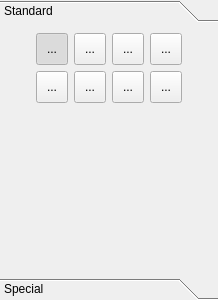
<?xml version="1.0" encoding="UTF-8"?>
<ui version="4.0">
 <class>MainToolBox</class>
 <widget class="QWidget" name="MainToolBox">
  <property name="geometry">
   <rect>
    <x>0</x>
    <y>0</y>
    <width>218</width>
    <height>300</height>
   </rect>
  </property>
  <property name="windowTitle">
   <string>Form</string>
  </property>
  <layout class="QHBoxLayout" name="horizontalLayout">
   <property name="spacing">
    <number>6</number>
   </property>
   <property name="margin">
    <number>0</number>
   </property>
   <item>
    <widget class="QToolBox" name="mainToolBox">
     <property name="sizePolicy">
      <sizepolicy hsizetype="Minimum" vsizetype="Preferred">
       <horstretch>0</horstretch>
       <verstretch>0</verstretch>
      </sizepolicy>
     </property>
     <property name="frameShape">
      <enum>QFrame::NoFrame</enum>
     </property>
     <property name="frameShadow">
      <enum>QFrame::Plain</enum>
     </property>
     <property name="currentIndex">
      <number>0</number>
     </property>
     <property name="tabSpacing">
      <number>2</number>
     </property>
     <widget class="QWidget" name="standardPage">
      <property name="geometry">
       <rect>
        <x>0</x>
        <y>0</y>
        <width>218</width>
        <height>244</height>
       </rect>
      </property>
      <attribute name="icon">
       <iconset>
        <normaloff>:icons/standard.png</normaloff>:icons/standard.png</iconset>
      </attribute>
      <attribute name="label">
       <string>Standard</string>
      </attribute>
      <layout class="QGridLayout" name="gridLayout">
       <item row="1" column="0">
        <spacer name="verticalSpacer">
         <property name="orientation">
          <enum>Qt::Vertical</enum>
         </property>
         <property name="sizeHint" stdset="0">
          <size>
           <width>20</width>
           <height>40</height>
          </size>
         </property>
        </spacer>
       </item>
       <item row="0" column="0">
        <layout class="QGridLayout" name="toolBoxGrid">
         <item row="0" column="0">
          <widget class="QToolButton" name="cursorToolButton">
           <property name="minimumSize">
            <size>
             <width>32</width>
             <height>32</height>
            </size>
           </property>
           <property name="toolTip">
            <string>Selection Cursor</string>
           </property>
           <property name="text">
            <string>...</string>
           </property>
           <property name="icon">
            <iconset>
             <normaloff>:icons/cursor.png</normaloff>:icons/cursor.png</iconset>
           </property>
           <property name="checkable">
            <bool>true</bool>
           </property>
           <property name="checked">
            <bool>true</bool>
           </property>
           <attribute name="buttonGroup">
            <string>standardToolBoxButtonGroup</string>
           </attribute>
          </widget>
         </item>
         <item row="0" column="1">
          <widget class="QToolButton" name="squareToolButton">
           <property name="minimumSize">
            <size>
             <width>32</width>
             <height>32</height>
            </size>
           </property>
           <property name="toolTip">
            <string>Square or Rectangle</string>
           </property>
           <property name="text">
            <string>...</string>
           </property>
           <property name="icon">
            <iconset resource="../icons/icons.qrc">
             <normaloff>:/icons/square.png</normaloff>:/icons/square.png</iconset>
           </property>
           <property name="checkable">
            <bool>true</bool>
           </property>
           <attribute name="buttonGroup">
            <string>standardToolBoxButtonGroup</string>
           </attribute>
          </widget>
         </item>
         <item row="0" column="2">
          <widget class="QToolButton" name="diamondToolButton">
           <property name="minimumSize">
            <size>
             <width>32</width>
             <height>32</height>
            </size>
           </property>
           <property name="toolTip">
            <string>Diamond</string>
           </property>
           <property name="text">
            <string>...</string>
           </property>
           <property name="icon">
            <iconset resource="../icons/icons.qrc">
             <normaloff>:/icons/diamond.png</normaloff>:/icons/diamond.png</iconset>
           </property>
           <property name="checkable">
            <bool>true</bool>
           </property>
           <attribute name="buttonGroup">
            <string>standardToolBoxButtonGroup</string>
           </attribute>
          </widget>
         </item>
         <item row="0" column="3">
          <widget class="QToolButton" name="circleToolButton">
           <property name="minimumSize">
            <size>
             <width>32</width>
             <height>32</height>
            </size>
           </property>
           <property name="toolTip">
            <string>Circle or Ellipse</string>
           </property>
           <property name="text">
            <string>...</string>
           </property>
           <property name="icon">
            <iconset resource="../icons/icons.qrc">
             <normaloff>:/icons/circle.png</normaloff>:/icons/circle.png</iconset>
           </property>
           <property name="checkable">
            <bool>true</bool>
           </property>
           <attribute name="buttonGroup">
            <string>standardToolBoxButtonGroup</string>
           </attribute>
          </widget>
         </item>
         <item row="1" column="3">
          <widget class="QToolButton" name="imageToolButton">
           <property name="minimumSize">
            <size>
             <width>32</width>
             <height>32</height>
            </size>
           </property>
           <property name="toolTip">
            <string>Image</string>
           </property>
           <property name="text">
            <string>...</string>
           </property>
           <property name="icon">
            <iconset resource="../icons/icons.qrc">
             <normaloff>:/icons/image.png</normaloff>:/icons/image.png</iconset>
           </property>
           <property name="checkable">
            <bool>true</bool>
           </property>
           <attribute name="buttonGroup">
            <string>standardToolBoxButtonGroup</string>
           </attribute>
          </widget>
         </item>
         <item row="1" column="2">
          <widget class="QToolButton" name="lineToolButton">
           <property name="minimumSize">
            <size>
             <width>32</width>
             <height>32</height>
            </size>
           </property>
           <property name="toolTip">
            <string>Straight Line</string>
           </property>
           <property name="text">
            <string>...</string>
           </property>
           <property name="icon">
            <iconset resource="../icons/icons.qrc">
             <normaloff>:/icons/line.png</normaloff>:/icons/line.png</iconset>
           </property>
           <property name="checkable">
            <bool>true</bool>
           </property>
           <attribute name="buttonGroup">
            <string>standardToolBoxButtonGroup</string>
           </attribute>
          </widget>
         </item>
         <item row="1" column="1">
          <widget class="QToolButton" name="bezierCurveToolButton">
           <property name="minimumSize">
            <size>
             <width>32</width>
             <height>32</height>
            </size>
           </property>
           <property name="toolTip">
            <string>Bezier Curve</string>
           </property>
           <property name="text">
            <string>...</string>
           </property>
           <property name="icon">
            <iconset resource="../icons/icons.qrc">
             <normaloff>:/icons/bezier-curve.png</normaloff>:/icons/bezier-curve.png</iconset>
           </property>
           <property name="checkable">
            <bool>true</bool>
           </property>
           <attribute name="buttonGroup">
            <string>standardToolBoxButtonGroup</string>
           </attribute>
          </widget>
         </item>
         <item row="1" column="0">
          <widget class="QToolButton" name="textToolButton">
           <property name="minimumSize">
            <size>
             <width>32</width>
             <height>32</height>
            </size>
           </property>
           <property name="toolTip">
            <string>Text</string>
           </property>
           <property name="text">
            <string>...</string>
           </property>
           <property name="icon">
            <iconset resource="../icons/icons.qrc">
             <normaloff>:/icons/text.png</normaloff>:/icons/text.png</iconset>
           </property>
           <property name="checkable">
            <bool>true</bool>
           </property>
           <attribute name="buttonGroup">
            <string>standardToolBoxButtonGroup</string>
           </attribute>
          </widget>
         </item>
        </layout>
       </item>
      </layout>
     </widget>
     <widget class="QWidget" name="specialPage">
      <property name="geometry">
       <rect>
        <x>0</x>
        <y>0</y>
        <width>98</width>
        <height>28</height>
       </rect>
      </property>
      <attribute name="icon">
       <iconset resource="../icons/icons.qrc">
        <normaloff>:/icons/special.png</normaloff>:/icons/special.png</iconset>
      </attribute>
      <attribute name="label">
       <string>Special</string>
      </attribute>
     </widget>
    </widget>
   </item>
  </layout>
 </widget>
 <resources>
  <include location="../icons/icons.qrc"/>
 </resources>
 <connections/>
 <buttongroups>
  <buttongroup name="standardToolBoxButtonGroup"/>
 </buttongroups>
</ui>
